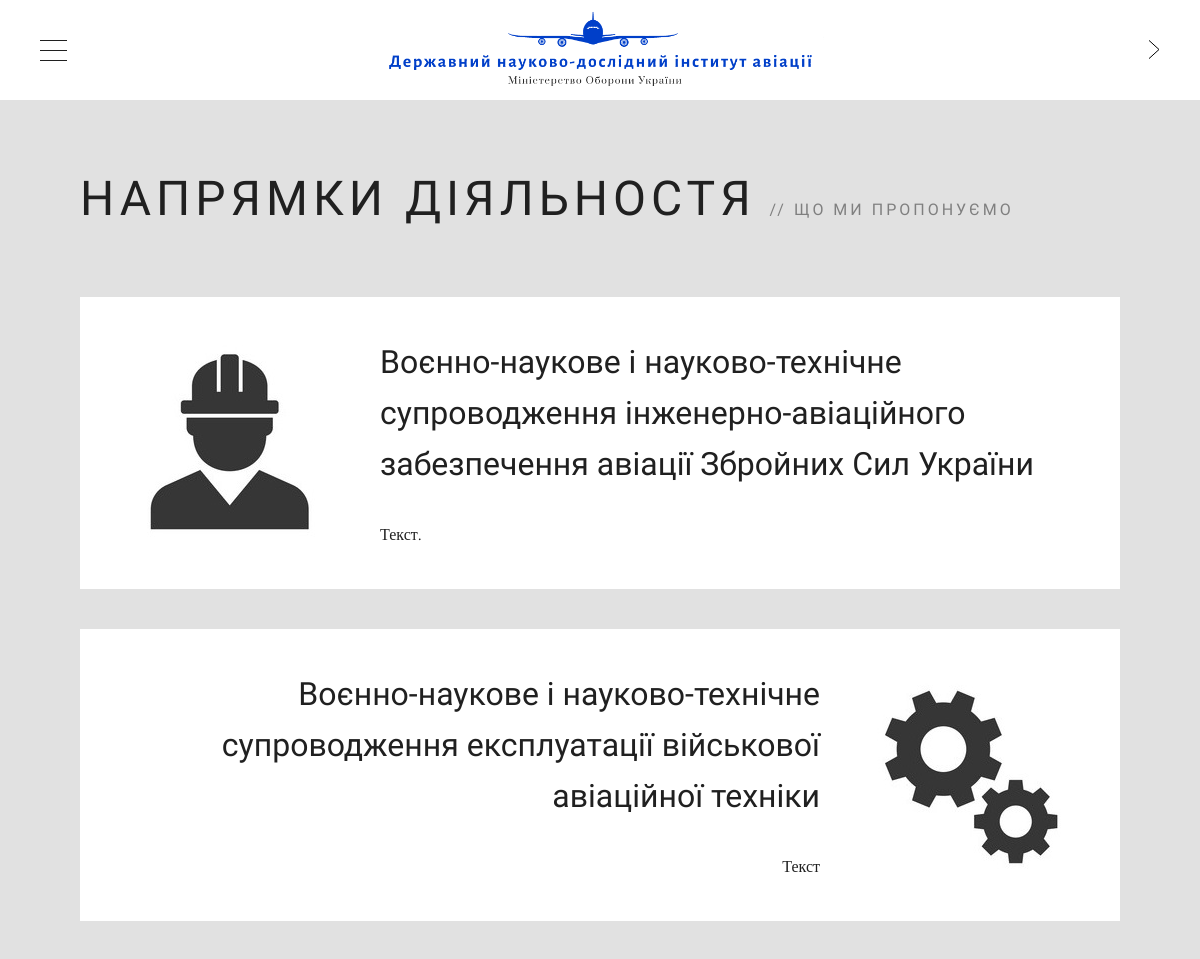
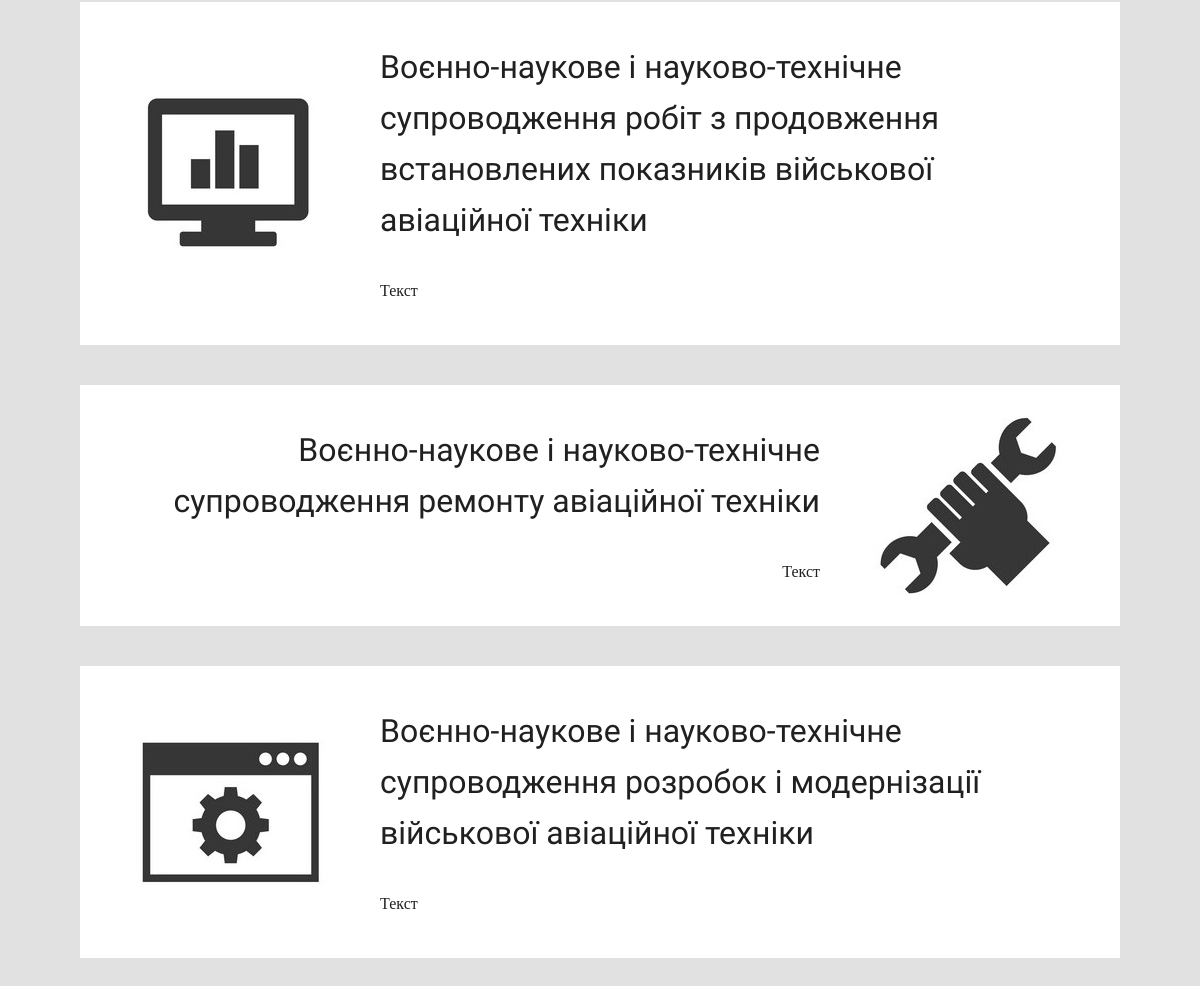
Screenshot of /about/activity/ with the database file from the repository (2 pictures, top to bottom).
### dndiaSite/apps/about/models.py (models this page shows, shortened)
class About_Servise(models.Model):
    img_ias = models.ImageField(blank=True, upload_to='media/activity', verbose_name="Картинка на ИАС")
    name_ias = models.CharField(max_length=150, verbose_name='Заголовок ИАС')
    text_ias = models.TextField(max_length=2500, verbose_name='Описание ИАС')
    img_expluat = models.ImageField(blank=True, upload_to='media/activity', verbose_name="Картинка на ИАС")
    name_expluat = models.CharField(max_length=150, verbose_name='Заголовок ИАС')
    text_expluat = models.TextField(max_length=2500, verbose_name='Описание ИАС')
    img_pnp = models.ImageField(blank=True, upload_to='media/activity', verbose_name="Картинка на ИАС")
    name_pnp = models.CharField(max_length=150, verbose_name='Заголовок ИАС')
    text_pnp = models.TextField(max_length=2500, verbose_name='Описание ИАС')
    img_rem = models.ImageField(blank=True, upload_to='media/activity', verbose_name="Картинка на ИАС")
    name_rem = models.CharField(max_length=150, verbose_name='Заголовок ИАС')
    text_rem = models.TextField(max_length=2500, verbose_name='Описание ИАС')
    img_mod = models.ImageField(blank=True, upload_to='media/activity', verbose_name="Картинка на ИАС")
    name_mod = models.CharField(max_length=150, verbose_name='Заголовок ИАС')
    text_mod = models.TextField(max_length=2500, verbose_name='Описание ИАС')
    class Meta:
        verbose_name = 'Направление деятельности'

### dndiaSite/apps/about/views.py (the view)
# urls.py: path('activity/', views.activity, name='activity'),
def activity(request):
    i = About_Servise.objects.get()
    return render(request, 'about/activity.html', {'i':i})

### dndiaSite/templates/about/activity.html (shortened to what this page needs)
{% extends 'base.html' %}
{% load static %}
{% block content %}
		<div id="content">
			<div class="container-fluid">
				<div id="heading" class="row">
					<div class="col-12">
						<header>
							<h1>Напрямки діяльностя</h1>
							<h2>Що ми пропонуємо</h2>
                        </header>
					</div>
				</div>
				<div class="row services">
<article class="service-box col-12"><div class="image" style="background-image: url({% static 'img/ias.jpg' %}); background-repeat: no-repeat; background-size: auto; background-position: center; display: inline-block;"></div><div class="inner"><header><h3>{{ i.name_ias }}</h3></header><p>{{ i.text_ias }}.</p></div></article>
<article class="service-box col-12"><div class="image" style="background-image: url({% static 'img/exp.jpg' %}); background-repeat: no-repeat; background-size: auto; background-position: center; display: inline-block;"></div><div class="inner"><header><h3>{{ i.name_expluat }}</h3></header><p>{{ i.text_expluat }}</p></div></article>
<article class="service-box col-12"><div class="image" style="background-image: url({% static 'img/pnp.jpg' %}); background-repeat: no-repeat; background-size: auto; background-position: center; display: inline-block;"></div><div class="inner"><header><h3>{{ i.name_pnp }}</h3></header><p>{{ i.text_pnp }}</p></div></article>
<article class="service-box col-12"><div class="image" style="background-image: url({% static 'img/rem.jpg' %}); background-repeat: no-repeat; background-size: auto; background-position: center; display: inline-block;"></div><div class="inner"><header><h3>{{ i.name_rem }}</h3></header><p>{{ i.text_rem }}</p></div></article>
<article class="service-box col-12"><div class="image" style="background-image: url({% static 'img/mod.jpg' %}); background-repeat: no-repeat; background-size: auto; background-position: center; display: inline-block;"></div><div class="inner"><header><h3>{{ i.name_mod }}</h3></header><p>{{ i.text_mod }}</p></div></article>
				</div>
			</div>
		</div>
{% endblock %}

### static/css/style.css (style rules this page uses)
html, body { margin: 0; padding: 0; height: 100%; word-wrap: break-word; }
body { -ms-overflow-style: none !important; }
p, ul, ol, address { margin: 0; }
body { font-family: 'Ubuntu', sans-serif; color: #202020; font-size: 16px; font-weight: 300; line-height: 29px; background: #000000; position: relative; }
h1, h2, h3, h4, h5, h6, .hfont { font-family: 'Comfortaa', sans-serif; color: #202020; font-weight: 300; margin: 0; }
h1 { font-size: 40px; line-height: 64px; }
h2 { font-size: 36px; line-height: 58px; }
h3 { font-size: 32px; line-height: 51px; }
#content { position: relative; left: 0; z-index: 9999; height: 100%; -webkit-transition: -webkit-transform 0.5s; transition: transform 0.5s; background-color: #e1e1e1; background-size: cover; background-position: center center; overflow: auto; -webkit-overflow-scrolling: touch; }
#heading { margin-top: -20px; margin-bottom: 60px; text-transform: uppercase; }
#heading header { margin-bottom: 0; }
#heading h1 { font-size: 48px; line-height: 77px; letter-spacing: 5px; display: inline-block; color: #202020; }
#heading h2 { font-size: 16px; line-height: 26px; letter-spacing: 3px; display: inline-block; opacity: 0.5; margin-left: 10px; color: #202020; }
#heading h2:before { content: '// '; }
article .image { width: 100%; padding-top: 56%; background-size: cover; background-position: center center; }
.services { margin-top: -40px; }
.services > article { margin-top: 40px; position: relative; }
.service-box .image { background: #ffffff; position: absolute; width: 300px; padding-top: 0; height: 100%; top: 0; }
.service-box:nth-child(2n) .image { right: 20px; }
.service-box .inner { margin-left: 260px; }
.service-box:nth-child(2n) .inner { margin-left: 0; margin-right: 260px; text-align: right; }
.container-fluid { margin-right: auto; margin-left: auto; padding: 40px; }
.row { margin-left: -20px; margin-right: -20px; }
.inner { position: relative; padding: 40px; background-color: #ffffff; word-wrap: break-word; }
.inner > * { margin-bottom: 30px; }
.inner > *:last-child { margin-bottom: 0; }
.col-1, .col-2, .col-3, .col-4, .col-5, .col-6, .col-7, .col-8, .col-9, .col-10, .col-11, .col-12 { position: relative; min-height: 1px; padding-left: 20px; padding-right: 20px; }
@media (min-width: 992px) { .container-fluid { padding: 80px; } }
@media (min-width: 992px) { .col-1, .col-2, .col-3, .col-4, .col-5, .col-6, .col-7, .col-8, .col-9, .col-10, .col-11, .col-12 { float: left; } }
@media (min-width: 992px) { .col-12 { width: 100%; } }
#content { background-color:#e1e1e1; }
.portfolio-full,.service-box .image,.widget-recent-tabs .nav-tabs > li.active > a,.widget-recent-tabs .nav-tabs > li.active > a:hover,.widget-recent-tabs .nav-tabs > li.active > a:focus,.pag a,.pag span,.filter-dropdown,.filter-dropdown ul,.inner,#respond { background-color:#ffffff; }
#heading h1,#heading h2,#heading h2 a,.comments h3 { color:#202020; }
body,address,.panel-title { font-family:Ubuntu;font-weight:300;font-style:normal;font-size:16px;line-height:29px;color:#202020; }
h1,.hfont { font-family:Comfortaa;font-weight:300;font-style:normal;font-size:40px;line-height:64px;color:#202020; }
h2 { font-family:Comfortaa;font-weight:300;font-style:normal;font-size:36px;line-height:58px;color:#202020; }
h3,h3 address { font-family:Comfortaa;font-weight:300;font-style:normal;font-size:32px;line-height:51px;color:#202020; }

### rows the page displays
About_Servise: name_ias "Воєнно-наукове і науково-технічне супроводження інженерно-авіаційного забезпечення авіації Збройних Сил України", text_ias "Текст", name_expluat "Воєнно-наукове і науково-технічне супроводження експлуатації військової авіаційної техніки", text_expluat "Текст", name_pnp "Воєнно-наукове і науково-технічне супроводження робіт з продовження встановлених показників військової авіаційної техніки", text_pnp "Текст", name_rem "Воєнно-наукове і науково-технічне супроводження ремонту авіаційної техніки", text_rem "Текст", name_mod "Воєнно-наукове і науково-технічне супроводження розробок і модернізації військової авіаційної техніки", text_mod "Текст"
